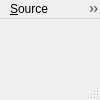
<?xml version="1.0" encoding="UTF-8"?>
<ui version="4.0">
 <class>MainWindow</class>
 <widget class="QMainWindow" name="MainWindow">
  <property name="geometry">
   <rect>
    <x>0</x>
    <y>0</y>
    <width>100</width>
    <height>100</height>
   </rect>
  </property>
  <property name="windowTitle">
   <string> Panini</string>
  </property>
  <property name="windowIcon">
   <iconset resource="PaniniIcon.qrc">
    <normaloff>:/Icons/panini-icon-blue.jpg</normaloff>:/Icons/panini-icon-blue.jpg</iconset>
  </property>
  <widget class="QWidget" name="centralwidget">
   <widget class="QLabel" name="hfovLabel">
    <property name="geometry">
     <rect>
      <x>230</x>
      <y>150</y>
      <width>61</width>
      <height>16</height>
     </rect>
    </property>
    <property name="frameShape">
     <enum>QFrame::Panel</enum>
    </property>
    <property name="frameShadow">
     <enum>QFrame::Sunken</enum>
    </property>
    <property name="text">
     <string>hfov 360.0</string>
    </property>
   </widget>
   <widget class="QLabel" name="vfovLabel">
    <property name="enabled">
     <bool>true</bool>
    </property>
    <property name="geometry">
     <rect>
      <x>300</x>
      <y>150</y>
      <width>61</width>
      <height>16</height>
     </rect>
    </property>
    <property name="frameShape">
     <enum>QFrame::Panel</enum>
    </property>
    <property name="frameShadow">
     <enum>QFrame::Sunken</enum>
    </property>
    <property name="text">
     <string>vfov 180.0</string>
    </property>
   </widget>
   <widget class="QToolButton" name="iprojButton">
    <property name="geometry">
     <rect>
      <x>384</x>
      <y>150</y>
      <width>61</width>
      <height>20</height>
     </rect>
    </property>
    <property name="text">
     <string>iproj: cube</string>
    </property>
   </widget>
   <widget class="QToolButton" name="surfaceButton">
    <property name="geometry">
     <rect>
      <x>464</x>
      <y>150</y>
      <width>71</width>
      <height>20</height>
     </rect>
    </property>
    <property name="sizePolicy">
     <sizepolicy hsizetype="Preferred" vsizetype="Preferred">
      <horstretch>0</horstretch>
      <verstretch>0</verstretch>
     </sizepolicy>
    </property>
    <property name="text">
     <string>panocylinder</string>
    </property>
   </widget>
  </widget>
  <widget class="QMenuBar" name="menubar">
   <property name="geometry">
    <rect>
     <x>0</x>
     <y>0</y>
     <width>800</width>
     <height>22</height>
    </rect>
   </property>
   <widget class="QMenu" name="menu_View">
    <property name="title">
     <string>&amp;View</string>
    </property>
    <addaction name="actionPan_Right"/>
    <addaction name="actionPan_Left"/>
    <addaction name="actionTilt_Up"/>
    <addaction name="actionTilt_Down"/>
    <addaction name="actionRoll_Right"/>
    <addaction name="actionRoll_Left"/>
    <addaction name="actionZoom_In"/>
    <addaction name="actionZoom_Out"/>
    <addaction name="separator"/>
    <addaction name="actionEye_In"/>
    <addaction name="actionEye_Out"/>
    <addaction name="actionEye_right"/>
    <addaction name="actionEye_left"/>
    <addaction name="actionEye_up"/>
    <addaction name="actionEye_down"/>
    <addaction name="separator"/>
    <addaction name="actionHFovUp"/>
    <addaction name="actionHFovDn"/>
    <addaction name="actionVFovUp"/>
    <addaction name="actionVFovDn"/>
    <addaction name="separator"/>
    <addaction name="actionSave_as"/>
   </widget>
   <widget class="QMenu" name="menuLoad">
    <property name="title">
     <string>&amp;Source</string>
    </property>
    <addaction name="actionNone_wire_model"/>
    <addaction name="actionRectilinear"/>
    <addaction name="actionFisheye"/>
    <addaction name="actionSpherical"/>
    <addaction name="actionCylindrical"/>
    <addaction name="actionEquirectangular"/>
    <addaction name="actionStereographic"/>
    <addaction name="actionMercator"/>
    <addaction name="actionCube_faces"/>
    <addaction name="actionQTVR"/>
    <addaction name="actionPT_script"/>
    <addaction name="separator"/>
    <addaction name="actionQuit"/>
   </widget>
   <widget class="QMenu" name="menuHelp">
    <property name="title">
     <string>Help</string>
    </property>
    <addaction name="actionAbout_pvQt"/>
    <addaction name="actionMouse_modes"/>
   </widget>
   <widget class="QMenu" name="menuPresets">
    <property name="title">
     <string>Presets</string>
    </property>
    <addaction name="actionLinear_proj"/>
    <addaction name="actionPanini_proj"/>
    <addaction name="actionOrtho_proj"/>
    <addaction name="actionSuper_wide"/>
    <addaction name="separator"/>
    <addaction name="action_Home"/>
    <addaction name="actionHome_Eye_X_Y"/>
    <addaction name="actionReset"/>
    <addaction name="separator"/>
    <addaction name="action90_deg_CW"/>
    <addaction name="actionReset_turn"/>
    <addaction name="actionCube_limit"/>
    <addaction name="actionRecenter_mode"/>
   </widget>
   <widget class="QMenu" name="menuOverlay">
    <property name="title">
     <string>Overlay</string>
    </property>
    <addaction name="actionLoad_overlay"/>
    <addaction name="actionRemove"/>
    <addaction name="actionShow_Hide"/>
    <addaction name="actionFade"/>
   </widget>
   <addaction name="menuLoad"/>
   <addaction name="menu_View"/>
   <addaction name="menuPresets"/>
   <addaction name="menuOverlay"/>
   <addaction name="menuHelp"/>
  </widget>
  <widget class="QStatusBar" name="statusbar"/>
  <action name="action_Home">
   <property name="text">
    <string>Home Y,P,R</string>
   </property>
   <property name="shortcut">
    <string>Home</string>
   </property>
  </action>
  <action name="actionZoom_In">
   <property name="text">
    <string>Zoom &amp;in</string>
   </property>
   <property name="shortcut">
    <string>Ctrl+Up</string>
   </property>
  </action>
  <action name="actionZoom_Out">
   <property name="text">
    <string>Zoom &amp;out</string>
   </property>
   <property name="shortcut">
    <string>Ctrl+Down</string>
   </property>
  </action>
  <action name="actionPan_Left">
   <property name="text">
    <string>Yaw &amp;left</string>
   </property>
   <property name="shortcut">
    <string>Left</string>
   </property>
  </action>
  <action name="actionPan_Right">
   <property name="text">
    <string>Yaw &amp;right</string>
   </property>
   <property name="shortcut">
    <string>Right</string>
   </property>
  </action>
  <action name="actionTilt_Up">
   <property name="text">
    <string>Pitch &amp;up</string>
   </property>
   <property name="shortcut">
    <string>Up</string>
   </property>
  </action>
  <action name="actionTilt_Down">
   <property name="text">
    <string>Pitch &amp;down</string>
   </property>
   <property name="shortcut">
    <string>Down</string>
   </property>
  </action>
  <action name="actionEye_In">
   <property name="text">
    <string>Eye &amp;near</string>
   </property>
   <property name="shortcut">
    <string>Ctrl+Right</string>
   </property>
  </action>
  <action name="actionEye_Out">
   <property name="text">
    <string>Eye &amp;far</string>
   </property>
   <property name="shortcut">
    <string>Ctrl+Left</string>
   </property>
  </action>
  <action name="actionFullFrame">
   <property name="text">
    <string>Fullframe</string>
   </property>
   <property name="shortcut">
    <string>PgDown</string>
   </property>
  </action>
  <action name="action_SuperFish">
   <property name="text">
    <string>SuperFish</string>
   </property>
   <property name="shortcut">
    <string>PgUp</string>
   </property>
  </action>
  <action name="actionReset">
   <property name="text">
    <string>Home all</string>
   </property>
   <property name="shortcut">
    <string>End</string>
   </property>
  </action>
  <action name="actionRectilinear">
   <property name="text">
    <string>rectilinear</string>
   </property>
  </action>
  <action name="actionFisheye">
   <property name="text">
    <string>fisheye</string>
   </property>
  </action>
  <action name="actionCylindrical">
   <property name="text">
    <string>cylindrical</string>
   </property>
  </action>
  <action name="actionEquirectangular">
   <property name="text">
    <string>equirectangular</string>
   </property>
  </action>
  <action name="actionCube_faces">
   <property name="text">
    <string>cube faces</string>
   </property>
  </action>
  <action name="actionQuit">
   <property name="text">
    <string>Quit</string>
   </property>
  </action>
  <action name="actionQTVR">
   <property name="text">
    <string>QTVR</string>
   </property>
  </action>
  <action name="actionPT_script">
   <property name="text">
    <string>PT script</string>
   </property>
  </action>
  <action name="actionAbout_pvQt">
   <property name="text">
    <string>About...</string>
   </property>
  </action>
  <action name="actionPanini_proj">
   <property name="text">
    <string>Panini proj</string>
   </property>
   <property name="shortcut">
    <string>P</string>
   </property>
  </action>
  <action name="actionSuper_wide">
   <property name="text">
    <string>Super fish</string>
   </property>
   <property name="shortcut">
    <string>S</string>
   </property>
  </action>
  <action name="action90_deg_CW">
   <property name="text">
    <string>Turn image...</string>
   </property>
   <property name="toolTip">
    <string>Turn image on panosurface</string>
   </property>
   <property name="shortcut">
    <string>T</string>
   </property>
  </action>
  <action name="actionSpherical">
   <property name="text">
    <string>spherical</string>
   </property>
  </action>
  <action name="actionStereographic">
   <property name="text">
    <string>stereographic</string>
   </property>
  </action>
  <action name="actionMercator">
   <property name="text">
    <string>mercator</string>
   </property>
  </action>
  <action name="actionHFovUp">
   <property name="text">
    <string>Frame right</string>
   </property>
   <property name="shortcut">
    <string>Shift+Right</string>
   </property>
  </action>
  <action name="actionHFovDn">
   <property name="text">
    <string>Frame left</string>
   </property>
   <property name="shortcut">
    <string>Shift+Left</string>
   </property>
  </action>
  <action name="actionVFovUp">
   <property name="text">
    <string>Frame up</string>
   </property>
   <property name="shortcut">
    <string>Shift+Up</string>
   </property>
  </action>
  <action name="actionVFovDn">
   <property name="text">
    <string>Frame down</string>
   </property>
   <property name="shortcut">
    <string>Shift+Down</string>
   </property>
  </action>
  <action name="actionSave_as">
   <property name="text">
    <string>Save as...</string>
   </property>
   <property name="shortcut">
    <string>Ctrl+S</string>
   </property>
  </action>
  <action name="actionNext_iProj">
   <property name="text">
    <string>Next iProj</string>
   </property>
   <property name="shortcut">
    <string>Shift+PgUp</string>
   </property>
  </action>
  <action name="actionPrev_iProj">
   <property name="text">
    <string>Prev iProj</string>
   </property>
   <property name="shortcut">
    <string>Shift+PgDown</string>
   </property>
  </action>
  <action name="actionMouse_modes">
   <property name="text">
    <string>Mouse modes...</string>
   </property>
  </action>
  <action name="actionRoll_Right">
   <property name="text">
    <string>Roll CW</string>
   </property>
   <property name="shortcut">
    <string>Ctrl+Alt+Right</string>
   </property>
  </action>
  <action name="actionRoll_Left">
   <property name="text">
    <string>Roll CCW</string>
   </property>
   <property name="shortcut">
    <string>Ctrl+Alt+Left</string>
   </property>
  </action>
  <action name="actionPanosphere">
   <property name="checkable">
    <bool>true</bool>
   </property>
   <property name="checked">
    <bool>true</bool>
   </property>
   <property name="enabled">
    <bool>false</bool>
   </property>
   <property name="text">
    <string>panosphere</string>
   </property>
   <property name="toolTip">
    <string>project on sphere</string>
   </property>
  </action>
  <action name="actionPanocylinder">
   <property name="checkable">
    <bool>true</bool>
   </property>
   <property name="enabled">
    <bool>false</bool>
   </property>
   <property name="text">
    <string>panocylinder</string>
   </property>
   <property name="toolTip">
    <string>project on cylinder</string>
   </property>
  </action>
  <action name="actionHome_Eye_X_Y">
   <property name="text">
    <string>Home Eye, Frame</string>
   </property>
   <property name="shortcut">
    <string>Shift+Home</string>
   </property>
  </action>
  <action name="actionLinear_proj">
   <property name="text">
    <string>Linear proj</string>
   </property>
   <property name="shortcut">
    <string>L</string>
   </property>
  </action>
  <action name="actionOrtho_proj">
   <property name="text">
    <string>Ortho proj</string>
   </property>
   <property name="shortcut">
    <string>O</string>
   </property>
  </action>
  <action name="actionNone_wire_model">
   <property name="text">
    <string>none (wire model)</string>
   </property>
  </action>
  <action name="actionReset_turn">
   <property name="text">
    <string>Reset turn</string>
   </property>
   <property name="shortcut">
    <string>Alt+End</string>
   </property>
  </action>
  <action name="actionCube_limit">
   <property name="enabled">
    <bool>false</bool>
   </property>
   <property name="text">
    <string>Mac cube size...</string>
   </property>
   <property name="toolTip">
    <string>Cube face size limit for Mac OSX</string>
   </property>
   <property name="autoRepeat">
    <bool>false</bool>
   </property>
  </action>
  <action name="actionLoad_overlay">
   <property name="text">
    <string>Load image...</string>
   </property>
  </action>
  <action name="actionShow_Hide">
   <property name="text">
    <string>Show/Hide</string>
   </property>
   <property name="shortcut">
    <string>V</string>
   </property>
  </action>
  <action name="actionHide">
   <property name="text">
    <string>Hide</string>
   </property>
  </action>
  <action name="actionFade">
   <property name="text">
    <string>Fade</string>
   </property>
   <property name="shortcut">
    <string>Ctrl+V</string>
   </property>
  </action>
  <action name="actionRemove">
   <property name="text">
    <string>Remove</string>
   </property>
  </action>
  <action name="actionRecenter_mode">
   <property name="checkable">
    <bool>true</bool>
   </property>
   <property name="text">
    <string>Recenter mode</string>
   </property>
   <property name="shortcut">
    <string>Ctrl+R</string>
   </property>
  </action>
  <action name="actionEye_right">
   <property name="text">
    <string>Eye right</string>
   </property>
   <property name="shortcut">
    <string>Alt+Right</string>
   </property>
  </action>
  <action name="actionEye_left">
   <property name="text">
    <string>Eye left</string>
   </property>
   <property name="shortcut">
    <string>Alt+Left</string>
   </property>
  </action>
  <action name="actionEye_up">
   <property name="text">
    <string>Eye up</string>
   </property>
   <property name="shortcut">
    <string>Alt+Up</string>
   </property>
  </action>
  <action name="actionEye_down">
   <property name="text">
    <string>Eye down</string>
   </property>
   <property name="shortcut">
    <string>Alt+Down</string>
   </property>
  </action>
 </widget>
 <resources>
  <include location="PaniniIcon.qrc"/>
 </resources>
 <connections/>
</ui>
